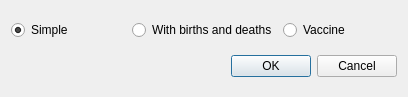
<?xml version="1.0" encoding="UTF-8"?>
<ui version="4.0">
 <class>Dialog</class>
 <widget class="QDialog" name="Dialog">
  <property name="geometry">
   <rect>
    <x>0</x>
    <y>0</y>
    <width>408</width>
    <height>97</height>
   </rect>
  </property>
  <property name="windowTitle">
   <string>SIR Advanced</string>
  </property>
  <layout class="QVBoxLayout" name="verticalLayout">
   <item>
    <layout class="QHBoxLayout" name="horizontalLayout">
     <item>
      <widget class="QRadioButton" name="simpleRadioBtn">
       <property name="text">
        <string>Simple</string>
       </property>
       <property name="checked">
        <bool>true</bool>
       </property>
      </widget>
     </item>
     <item>
      <widget class="QRadioButton" name="wbadRadioBtn">
       <property name="text">
        <string>With births and deaths</string>
       </property>
      </widget>
     </item>
     <item>
      <widget class="QRadioButton" name="vaccineRadioBtn">
       <property name="text">
        <string>Vaccine</string>
       </property>
      </widget>
     </item>
    </layout>
   </item>
   <item>
    <widget class="QDialogButtonBox" name="buttonBox">
     <property name="orientation">
      <enum>Qt::Horizontal</enum>
     </property>
     <property name="standardButtons">
      <set>QDialogButtonBox::Cancel|QDialogButtonBox::Ok</set>
     </property>
    </widget>
   </item>
  </layout>
 </widget>
 <resources/>
 <connections>
  <connection>
   <sender>buttonBox</sender>
   <signal>accepted()</signal>
   <receiver>Dialog</receiver>
   <slot>accept()</slot>
   <hints>
    <hint type="sourcelabel">
     <x>248</x>
     <y>254</y>
    </hint>
    <hint type="destinationlabel">
     <x>157</x>
     <y>274</y>
    </hint>
   </hints>
  </connection>
  <connection>
   <sender>buttonBox</sender>
   <signal>rejected()</signal>
   <receiver>Dialog</receiver>
   <slot>reject()</slot>
   <hints>
    <hint type="sourcelabel">
     <x>316</x>
     <y>260</y>
    </hint>
    <hint type="destinationlabel">
     <x>286</x>
     <y>274</y>
    </hint>
   </hints>
  </connection>
 </connections>
</ui>
